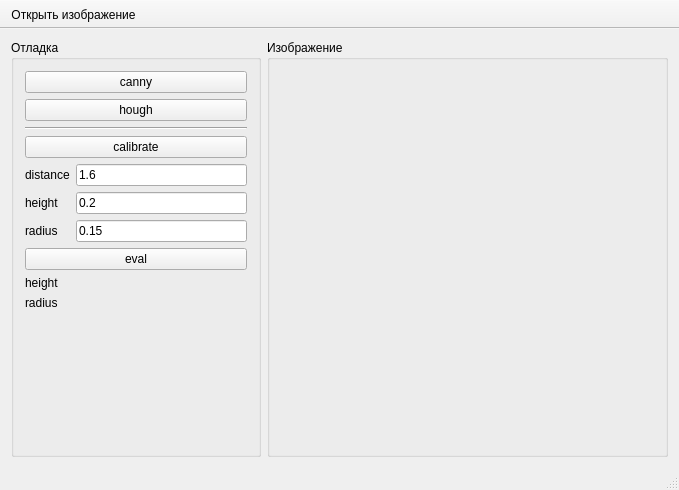
<?xml version="1.0" encoding="UTF-8"?>
<ui version="4.0">
 <class>MainWindow</class>
 <widget class="QMainWindow" name="MainWindow">
  <property name="geometry">
   <rect>
    <x>0</x>
    <y>0</y>
    <width>679</width>
    <height>490</height>
   </rect>
  </property>
  <property name="windowTitle">
   <string>Вычисление размеров цилиндра</string>
  </property>
  <widget class="QWidget" name="centralWidget">
   <layout class="QGridLayout" name="gridLayout">
    <item row="0" column="1">
     <widget class="QGroupBox" name="grpImage">
      <property name="minimumSize">
       <size>
        <width>400</width>
        <height>400</height>
       </size>
      </property>
      <property name="title">
       <string>Изображение</string>
      </property>
      <layout class="QGridLayout" name="gridLayout_2">
       <item row="0" column="0">
        <widget class="ImageView" name="imageView" native="true">
         <zorder>grpMenu</zorder>
         <zorder>grpMenu</zorder>
         <zorder>grpMenu</zorder>
        </widget>
       </item>
      </layout>
     </widget>
    </item>
    <item row="0" column="0">
     <widget class="QGroupBox" name="grpMenu">
      <property name="minimumSize">
       <size>
        <width>250</width>
        <height>400</height>
       </size>
      </property>
      <property name="maximumSize">
       <size>
        <width>250</width>
        <height>16777215</height>
       </size>
      </property>
      <property name="title">
       <string>Отладка</string>
      </property>
      <layout class="QGridLayout" name="gridLayout_3">
       <item row="5" column="0">
        <widget class="QLabel" name="label_2">
         <property name="text">
          <string>height</string>
         </property>
        </widget>
       </item>
       <item row="3" column="0" colspan="2">
        <widget class="QPushButton" name="btnCalibrate">
         <property name="text">
          <string>calibrate</string>
         </property>
        </widget>
       </item>
       <item row="7" column="1">
        <widget class="QLineEdit" name="edtR">
         <property name="text">
          <string>0.15</string>
         </property>
        </widget>
       </item>
       <item row="12" column="1">
        <spacer name="verticalSpacer">
         <property name="orientation">
          <enum>Qt::Vertical</enum>
         </property>
         <property name="sizeHint" stdset="0">
          <size>
           <width>20</width>
           <height>40</height>
          </size>
         </property>
        </spacer>
       </item>
       <item row="0" column="0" colspan="2">
        <widget class="QPushButton" name="btnCanny">
         <property name="text">
          <string>canny</string>
         </property>
        </widget>
       </item>
       <item row="1" column="0" colspan="2">
        <widget class="QPushButton" name="btnHough">
         <property name="text">
          <string>hough</string>
         </property>
        </widget>
       </item>
       <item row="9" column="0" colspan="2">
        <widget class="QPushButton" name="btnEval">
         <property name="text">
          <string>eval</string>
         </property>
        </widget>
       </item>
       <item row="4" column="0">
        <widget class="QLabel" name="label">
         <property name="text">
          <string>distance</string>
         </property>
        </widget>
       </item>
       <item row="5" column="1">
        <widget class="QLineEdit" name="edtH">
         <property name="text">
          <string>0.2</string>
         </property>
        </widget>
       </item>
       <item row="10" column="0">
        <widget class="QLabel" name="label_4">
         <property name="text">
          <string>height</string>
         </property>
        </widget>
       </item>
       <item row="7" column="0">
        <widget class="QLabel" name="label_3">
         <property name="text">
          <string>radius</string>
         </property>
        </widget>
       </item>
       <item row="2" column="0" colspan="2">
        <widget class="Line" name="line">
         <property name="orientation">
          <enum>Qt::Horizontal</enum>
         </property>
        </widget>
       </item>
       <item row="4" column="1">
        <widget class="QLineEdit" name="edtDist">
         <property name="text">
          <string>1.6</string>
         </property>
        </widget>
       </item>
       <item row="11" column="0">
        <widget class="QLabel" name="label_5">
         <property name="text">
          <string>radius</string>
         </property>
        </widget>
       </item>
       <item row="10" column="1">
        <widget class="QLabel" name="lblResH">
         <property name="text">
          <string/>
         </property>
        </widget>
       </item>
       <item row="11" column="1">
        <widget class="QLabel" name="lblResR">
         <property name="text">
          <string/>
         </property>
        </widget>
       </item>
      </layout>
     </widget>
    </item>
   </layout>
  </widget>
  <widget class="QToolBar" name="mainToolBar">
   <property name="enabled">
    <bool>true</bool>
   </property>
   <property name="movable">
    <bool>false</bool>
   </property>
   <property name="floatable">
    <bool>false</bool>
   </property>
   <attribute name="toolBarArea">
    <enum>TopToolBarArea</enum>
   </attribute>
   <attribute name="toolBarBreak">
    <bool>false</bool>
   </attribute>
   <addaction name="actOpenImage"/>
  </widget>
  <widget class="QStatusBar" name="statusBar"/>
  <action name="actOpenImage">
   <property name="icon">
    <iconset theme="document-open">
     <normaloff>.</normaloff>.</iconset>
   </property>
   <property name="text">
    <string>Открыть изображение</string>
   </property>
  </action>
 </widget>
 <layoutdefault spacing="6" margin="11"/>
 <customwidgets>
  <customwidget>
   <class>ImageView</class>
   <extends>QWidget</extends>
   <header>src/widgets/imageview.h</header>
   <container>1</container>
  </customwidget>
 </customwidgets>
 <resources/>
 <connections/>
</ui>
